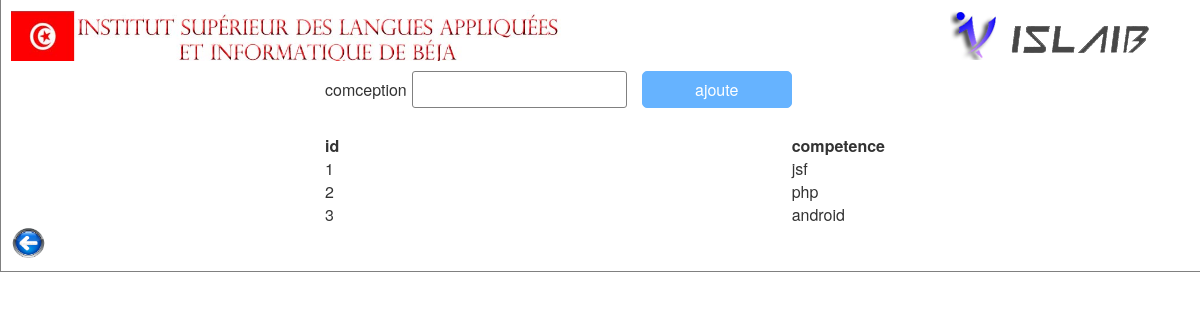
The app's page /admin/ajoutecompetence.php (signed in) with its own data.
### tables this page shows
CREATE TABLE IF NOT EXISTS `competence` (
  `id` int(11) NOT NULL AUTO_INCREMENT,
  `nom` varchar(50) NOT NULL,
  PRIMARY KEY (`id`)
);

### classes/competencemanager.php (called while the page is built, shortened)
<?php
class competencemanager{
	public function affichecompetence(){
		$sql = "SELECT *FROM competence";
$req = mysql_query($sql) ;
while($data =mysql_fetch_assoc($req)){
	$tableau[]=$data;
	}
	return $tableau;
}
}
?>

### admin/ajoutecompetence.php (the view, shortened to what this page needs)
<?php session_start();
$con= new competencemanager();
$cons=$con->affichecompetence();
 ?>
<html>
<head>
<link href="..\css\style.css" rel="stylesheet" type="text/css" />
<link rel="stylesheet" href="../bootstrap/css/bootstrap.css" />
</head>
<body>
<div id="container">
<img id="i" src="../image/f.jpg">
<img id="f" src="../image/l.png" >
<table>
<tr><td>
<form method="POST"  class="form_connexion"id="forms" action=" ">
comception
<input type='text' class="input_connexion" name="nom"/>
<input type='submit'  id="btn" name="ajoute" value="ajoute" /></form>
</td></tr>
<th>id </th>
 <th> competence</th>
 <?php foreach ($cons as $key=>$value): ?>
<tr>
		<td><?php echo $value['id']; ?> </td>
		<td><?php echo $value['nom']; ?> </td>
</tr>
<?php endforeach ?>
</table>
<a href="ajoutesujetpfe.php"><img src="../image/retour.png" width="35px" height="35px"></a>
</div>
</body>
</html>

### css/style.css (style rules this page uses)
body { font-family: "Trebuchet MS", Arial, Helvetica, sans-serif; font-size: 0.8em; background-color:#fff; background-repeat: repeat; }
#container { margin-left:auto; margin-right:auto; width: 1210px; margin: auto; padding: 10px; border-right: 1px solid gray; border-bottom: 1px solid gray; border-left: 1px solid gray; background-color: #fff; }
#i { width:550; }
#f { margin-left:385px; }
.input_connexion { margin-right:9px; border: 1px solid grey; border-radius: 3px; padding:6px; }
.form_connexion input { display: inline-block; margin-bottom:10px; margin-left:1px; margin-top:10px; }
#btn { padding:6px; width:150px; border-radius: 5px; background-color:#66b3ff; border: 1px solid #66b3ff; color: white; }
table { border-collapse:collapse; margin:auto; }

### records on screen
competence: id "1", nom "jsf"
competence: id "2", nom "php"
competence: id "3", nom "android"
